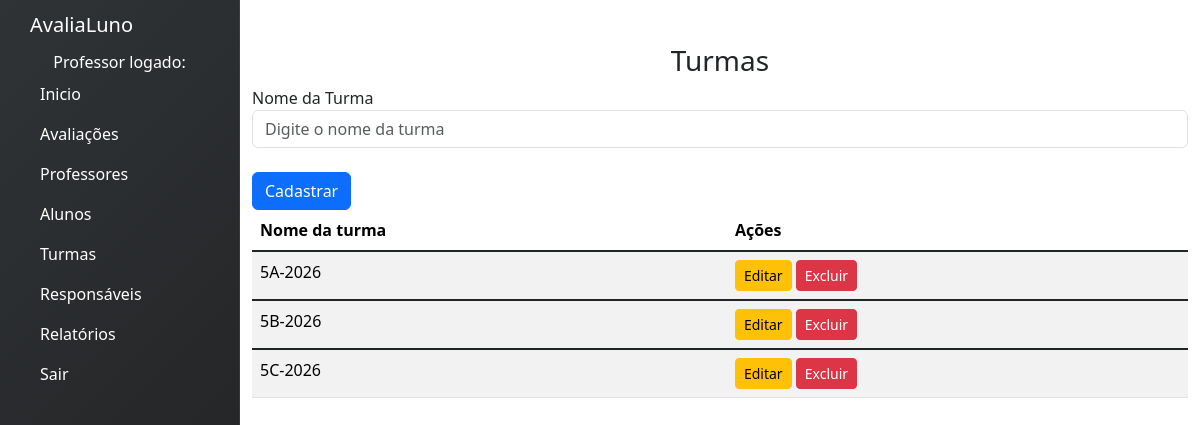
/turmas, run on an earlier commit of the app's database.
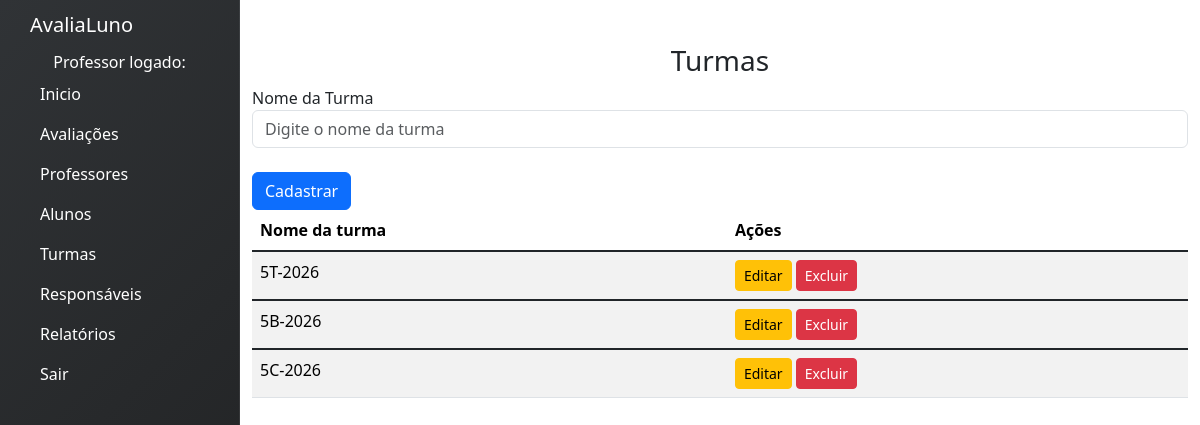
And on a later commit of the database.
### avaliacoes/models.py (models this page shows, shortened)
class Turma(models.Model):
    nome = models.CharField(max_length=100)
    class Meta:
        verbose_name = "Turma"
        verbose_name_plural = "Turmas" # Define o nome plural personalizado

### avaliacoes/views.py (the view, shortened to what this page needs)
# urls.py: path('turmas', views.turmas, name='turmas'),
def turmas(request):
    lista_turmas = Turma.objects.all()
    return render(request, 'turmas.html', {'lista_turmas': lista_turmas})

### avaliacoes/templates/turmas.html (shortened to what this page needs)
{% extends 'base.html' %}
{% block content %}
<h3><center> Turmas </center></h3>
<form action="" method="POST">
  <div class="form-group">
    <label>Nome da Turma</label>
    <input
      type="text"
      name="nome"
      id="nome"
      class="form-control"
      placeholder="Digite o nome da turma"
      required
    >
  </div>
  <br>
  <div class="form-group">
    <input type="submit" name="salvar_turma" id="btnSalvar" value="Cadastrar" class="btn btn-primary">
  </div>
</form>
<div class="table-wrapper-scroll-y my-custom-scrollbar">
  <table class="table table-striped mb-1">
      <thead>
          <tr>
              <th scope="col">Nome da turma</th>
              <th scope="col">Ações</th>
          </tr>
      </thead>
          {% for turma in lista_turmas %}
          <tbody>
              <tr>
                  <td>{{ turma.nome }}</td>
                  <td>
                    <button class="btn btn-sm btn-warning"
                      onclick="editarTurma(
                        '{{ turma.id }}',
                        '{{ turma.nome }}'
                      )">
                      Editar
                    </button>
                    <button class="btn btn-sm btn-danger"
                      onclick="abrirModalExcluir('{{ turma.id }}')">
                      Excluir
                    </button>
                  </td>
              </tr>
          </tbody>
          {% endfor %}
  </table>
</div>
{% endblock %}

What changed in the data, as far as the page shows it:
changed Turma (number 1 of 3 on the later page): nome "5A-2026" → "5T-2026"
